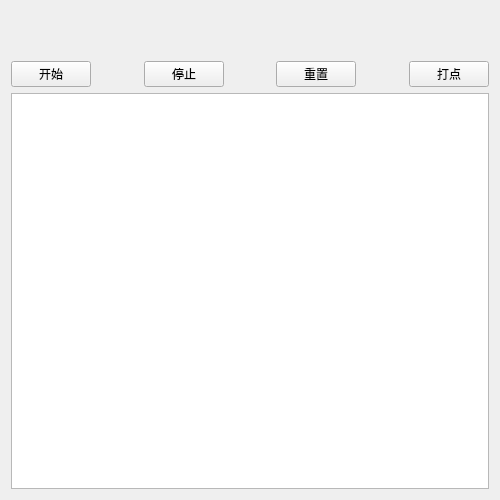
<?xml version="1.0" encoding="UTF-8"?>
<ui version="4.0">
 <class>Widget</class>
 <widget class="QWidget" name="Widget">
  <property name="geometry">
   <rect>
    <x>0</x>
    <y>0</y>
    <width>500</width>
    <height>500</height>
   </rect>
  </property>
  <property name="minimumSize">
   <size>
    <width>500</width>
    <height>500</height>
   </size>
  </property>
  <property name="maximumSize">
   <size>
    <width>500</width>
    <height>500</height>
   </size>
  </property>
  <property name="font">
   <font>
    <family>MiSans</family>
   </font>
  </property>
  <property name="windowTitle">
   <string>Widget</string>
  </property>
  <layout class="QGridLayout" name="gridLayout">
   <item row="0" column="0">
    <layout class="QVBoxLayout" name="verticalLayout">
     <item>
      <widget class="QLabel" name="ShowTimeEdit">
       <property name="font">
        <font>
         <family>MiSans</family>
         <pointsize>24</pointsize>
        </font>
       </property>
       <property name="text">
        <string/>
       </property>
       <property name="alignment">
        <set>Qt::AlignCenter</set>
       </property>
      </widget>
     </item>
     <item>
      <layout class="QHBoxLayout" name="horizontalLayout">
       <item>
        <widget class="QPushButton" name="StartButton">
         <property name="text">
          <string>开始</string>
         </property>
        </widget>
       </item>
       <item>
        <spacer name="horizontalSpacer">
         <property name="orientation">
          <enum>Qt::Horizontal</enum>
         </property>
         <property name="sizeHint" stdset="0">
          <size>
           <width>40</width>
           <height>20</height>
          </size>
         </property>
        </spacer>
       </item>
       <item>
        <widget class="QPushButton" name="StopButton">
         <property name="text">
          <string>停止</string>
         </property>
        </widget>
       </item>
       <item>
        <spacer name="horizontalSpacer_2">
         <property name="orientation">
          <enum>Qt::Horizontal</enum>
         </property>
         <property name="sizeHint" stdset="0">
          <size>
           <width>40</width>
           <height>20</height>
          </size>
         </property>
        </spacer>
       </item>
       <item>
        <widget class="QPushButton" name="ResetButton">
         <property name="text">
          <string>重置</string>
         </property>
        </widget>
       </item>
       <item>
        <spacer name="horizontalSpacer_3">
         <property name="orientation">
          <enum>Qt::Horizontal</enum>
         </property>
         <property name="sizeHint" stdset="0">
          <size>
           <width>40</width>
           <height>20</height>
          </size>
         </property>
        </spacer>
       </item>
       <item>
        <widget class="QPushButton" name="BitButton">
         <property name="text">
          <string>打点</string>
         </property>
        </widget>
       </item>
      </layout>
     </item>
     <item>
      <widget class="QTextBrowser" name="BitEdit"/>
     </item>
    </layout>
   </item>
  </layout>
 </widget>
 <layoutdefault spacing="6" margin="11"/>
 <resources/>
 <connections/>
</ui>
